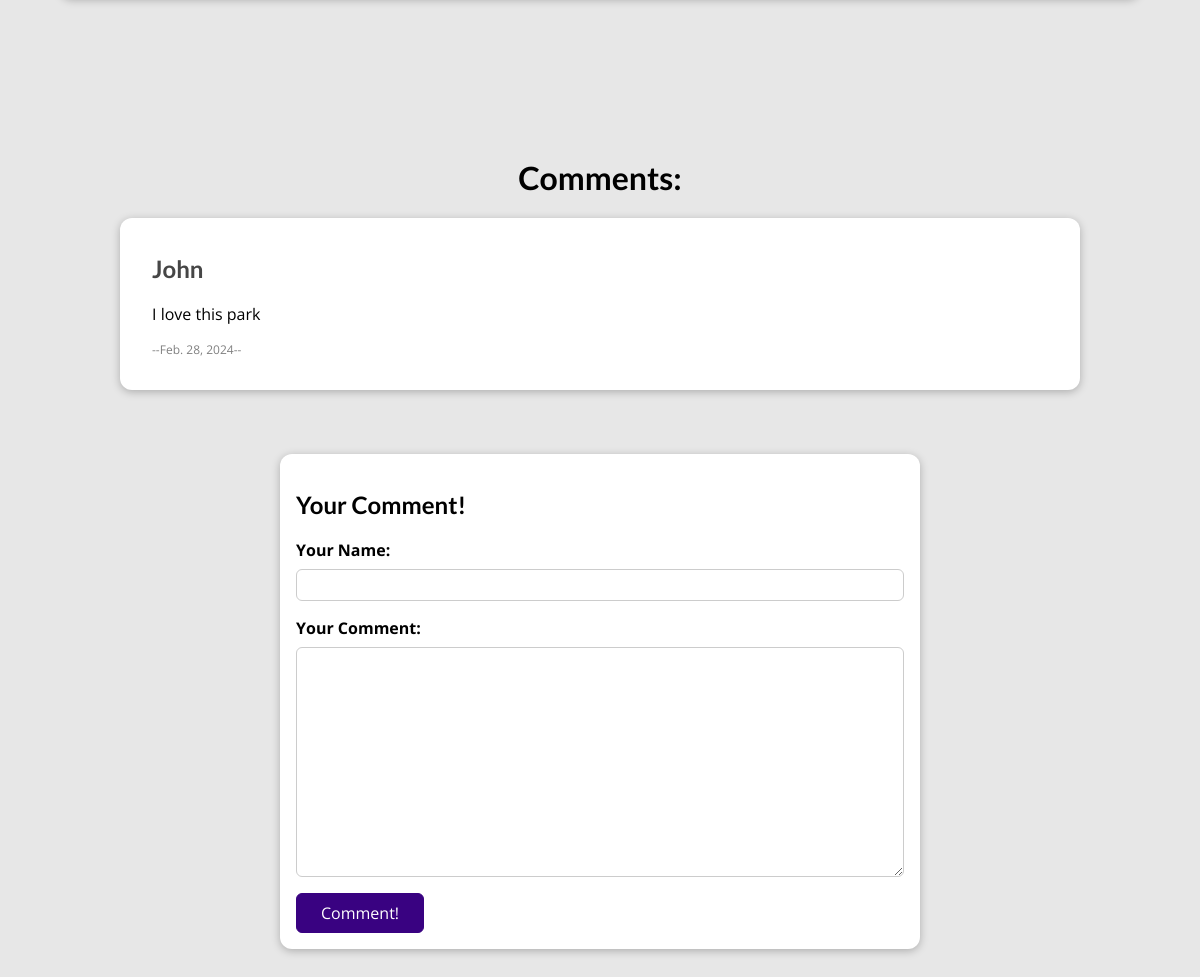
Page /posts/victoria-park (lower part) on the earlier database version.
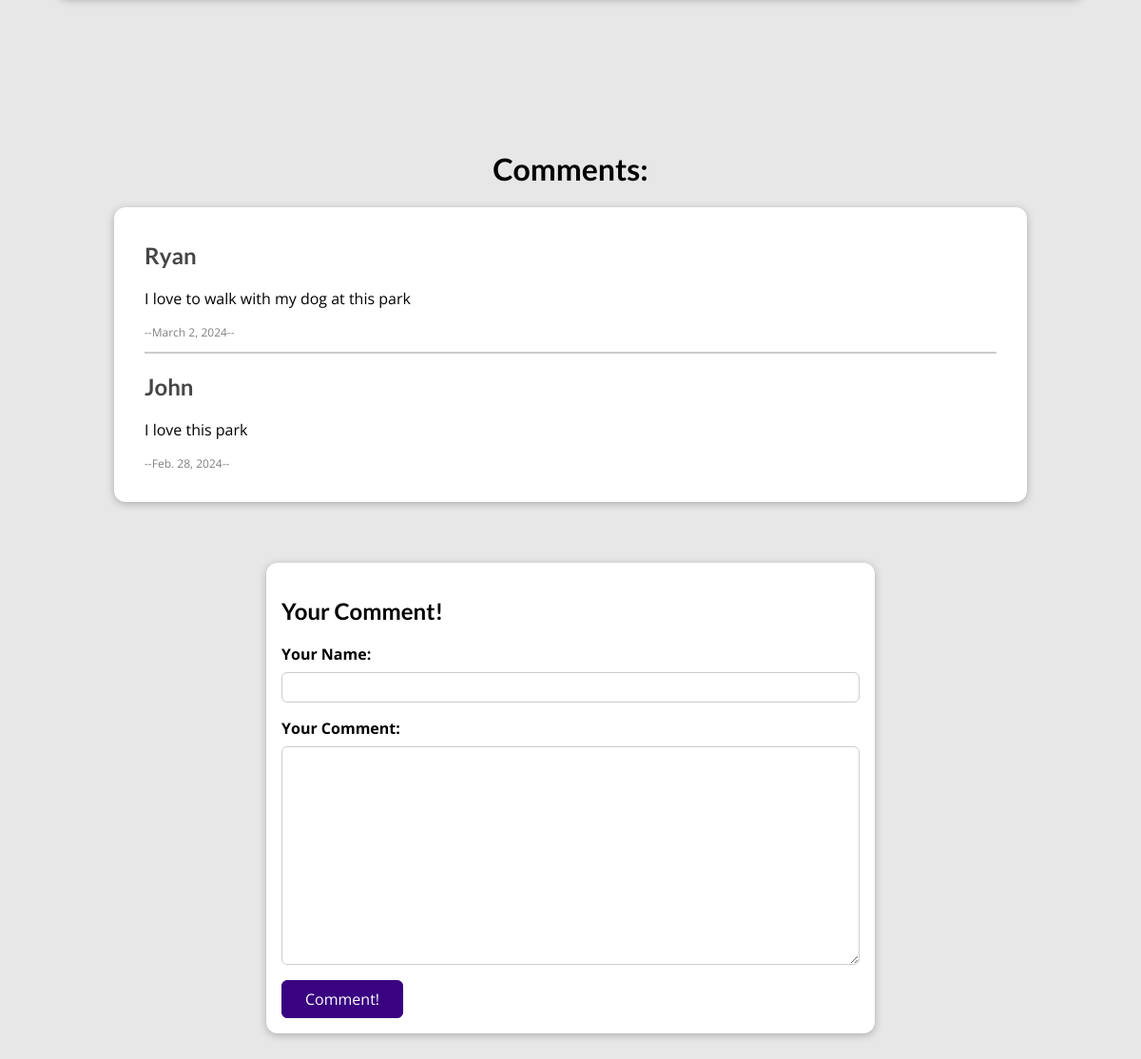
Same page on the later database version.
### blog/models.py (models this page shows, shortened)
class Commentary(models.Model):
    author = models.CharField(max_length=20)
    date = models.DateField(auto_now_add=True)
    content = models.TextField(max_length=150)
    post = models.ForeignKey(Post, on_delete=models.SET_NULL, null=True, related_name= "comments" )

### blog/views.py (the view, shortened to what this page needs)
# urls.py: path("posts/<slug>", views.BlogPostView.as_view(), name = 'blog-post'),
class BlogPostView(View):
    def is_stored_post(self, request, post_id):
        stored_posts = request.session.get("stored_posts")
        if stored_posts is not None:
            is_saved_for_later =  post_id in stored_posts
        else:
            is_saved_for_later = False
        return is_saved_for_later
    def get(self, request, slug):
        identified_post = Post.objects.get(slug = slug) #if you want the 404 error: "get_object_or_404(Post,slug=slug)" need to import it
        all_comments = Commentary.objects.filter(post = identified_post).order_by("-date")
        context = {
            'post': identified_post,
            'tags': identified_post.tag.all(),
            "comment" : CommentForm(),
            "all_comments": all_comments,
            "is_saved_for_later": self.is_stored_post(request, identified_post.id),
        }
        return render (request, 'blog/blog_post.html',context)

### blog/forms.py
class CommentForm(ModelForm):
    class Meta:
        model = Commentary
        exclude = ["post","date"]
        labels = {
            "author": "Your Name",
            "content": "Your Comment",
        }
        error_messages = {
            "author": {
                "required": "You must enter a name",
                "max_lenght": "Please enter a shorter name",
            },
            "content": {
                "required": "You must enter a comment",
                "max_lenght": "Please enter a shorter comment",
            },
        }

### blog/models.py (called while the page is built)
    def full_name(self):
        return f"{self.first_name} {self.last_name} "

    def __str__(self):
        return self.full_name()

### blog/templates/blog/blog_post.html (shortened to what this page needs)
{% extends 'layout.html' %}
{% load static %}
{% block css_file %}
<link rel="stylesheet" href="{% static 'blog/blog_post.css' %}">
{% endblock css_file %}
{% block content %}
<h1 id="comments-header">Comments:</h1>
<section id = "comments">
    <ul>
        {%for comment in all_comments%}
            <li>
                <h2>{{comment.author|title}}</h2>
                <p>{{comment.content|linebreaks}}</p>
                <p style="font-size:12px;color:grey;">--{{comment.date}}--</p>
            </li>
        {%endfor%}
    </ul>
</section>
<section id="comment-form">
    <h2>Your Comment!</h2>
    <form action="{% url 'blog-post' post.slug%}" method="POST">
        {% for field in comment%}
            <div class="form-control {% if field.errors %}invalid{% endif %}">
                {{field.label_tag}}
                {{field}}
            </div>
        {%endfor%}
        <button type="submit">Comment!</button>
    </form>
</section>
{% endblock content %}

### templates/layout.html (shortened to what this page needs)
{% load static %}
<!DOCTYPE html>
<html lang="en">
<head>
    <link rel="stylesheet" href="{% static 'global.css' %}">
    {% block css_file %}{% endblock css_file %}
</head>
<body>
{% block content %}{% endblock content %}
</body>
</html>

### static/global.css (style rules this page uses)
* { box-sizing: border-box; }
html { font-family: 'Open Sans', 'Lato', sans-serif; }
body { margin: 0; }
h1, h2, h3 { font-family: 'Lato', sans-serif; font-weight: bold; }

### blog/static/blog/blog_post.css (style rules this page uses)
body { background-color: #e7e7e7; }
#comments-header { text-align:center; margin-top:10rem }
#comment-form { margin: 3rem auto; width: 90%; max-width: 40rem; border-radius: 12px; background-color: white; box-shadow: 0 2px 8px rgba(0, 0, 0, 0.25); padding: 1rem; }
#comment-form button { font: inherit; background-color: #390281; color: white; border: 1px solid #390281; padding: 0.5rem 1.5rem; border-radius: 6px; cursor: pointer; }
.form-control { margin-bottom: 1rem; }
.form-control label { font-weight: bold; margin-bottom: 0.5rem; display: block; }
.form-control input, .form-control textarea { display: block; width: 100%; font: inherit; padding: 0.25rem; border-radius: 6px; border: 1px solid #ccc; }
#comments { margin: 1rem auto 4rem auto; width: 90%; max-width: 60rem; border-radius: 12px; background-color: white; box-shadow: 0 2px 8px rgba(0, 0, 0, 0.25); padding: 1rem 2rem; }
#comments ul { list-style: none; margin: 0; padding: 0; }
#comments li { margin-bottom: 1rem; border-bottom: 2px solid #ccc; }
#comments li:last-of-type { border-bottom: none; }
#comments h2 { color: #464646; }

Differences in the rows shown:
added Commentary: author "Ryan", content "I love to walk with my dog at this park", date "March 2, 2024"
